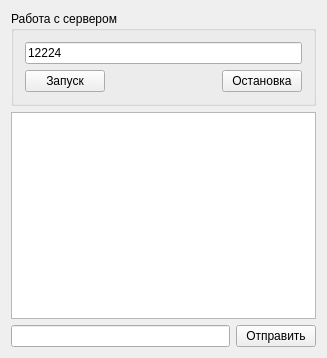
<?xml version="1.0" encoding="UTF-8"?>
<ui version="4.0">
 <class>ServerW</class>
 <widget class="QWidget" name="ServerW">
  <property name="geometry">
   <rect>
    <x>0</x>
    <y>0</y>
    <width>327</width>
    <height>358</height>
   </rect>
  </property>
  <property name="windowTitle">
   <string>Серверное приложение</string>
  </property>
  <layout class="QVBoxLayout" name="verticalLayout_4">
   <item>
    <widget class="QGroupBox" name="groupBox">
     <property name="title">
      <string>Работа с сервером</string>
     </property>
     <layout class="QVBoxLayout" name="verticalLayout_3">
      <item>
       <widget class="QLineEdit" name="port_le">
        <property name="text">
         <string>12224</string>
        </property>
       </widget>
      </item>
      <item>
       <layout class="QHBoxLayout" name="horizontalLayout">
        <item>
         <widget class="QPushButton" name="start_pb">
          <property name="text">
           <string>Запуск</string>
          </property>
         </widget>
        </item>
        <item>
         <spacer name="horizontalSpacer">
          <property name="orientation">
           <enum>Qt::Horizontal</enum>
          </property>
          <property name="sizeHint" stdset="0">
           <size>
            <width>40</width>
            <height>20</height>
           </size>
          </property>
         </spacer>
        </item>
        <item>
         <widget class="QPushButton" name="stop_pb">
          <property name="text">
           <string>Остановка</string>
          </property>
         </widget>
        </item>
       </layout>
      </item>
     </layout>
    </widget>
   </item>
   <item>
    <widget class="QTextEdit" name="main_textedit"/>
   </item>
   <item>
    <layout class="QHBoxLayout" name="horizontalLayout_2">
     <item>
      <widget class="QLineEdit" name="message_le"/>
     </item>
     <item>
      <widget class="QPushButton" name="send_pb">
       <property name="text">
        <string>Отправить</string>
       </property>
      </widget>
     </item>
    </layout>
   </item>
  </layout>
 </widget>
 <layoutdefault spacing="6" margin="11"/>
 <resources/>
 <connections/>
</ui>
